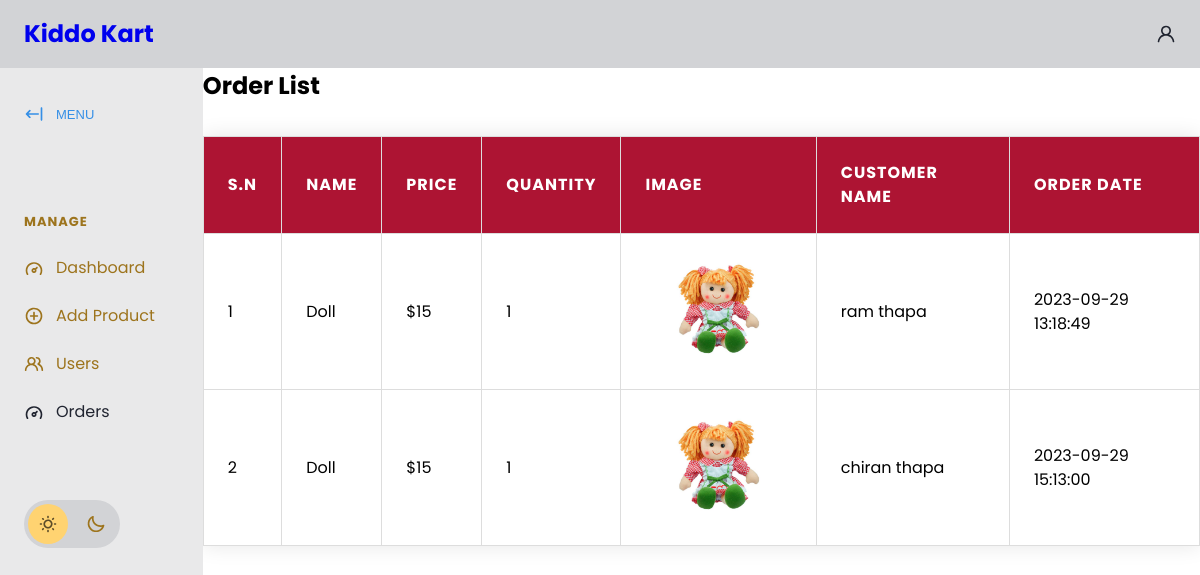
Before: /php/viewproducts.php with the older database file.
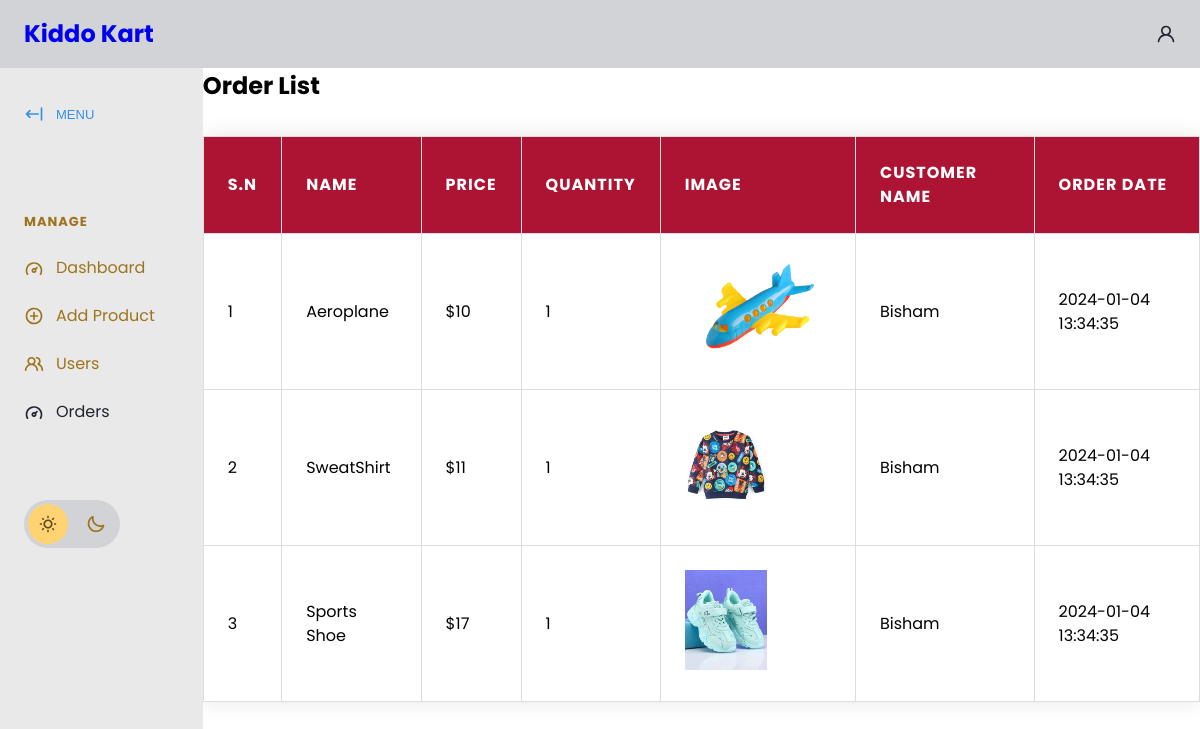
After: the same page with the newer database file.
### tables this page shows
CREATE TABLE `orders` (
  `order_id` int(11) NOT NULL,
  `product_id` int(11) DEFAULT NULL,
  `users_id` int(11) DEFAULT NULL,
  `order_quantity` int(11) NOT NULL,
  `Order_Date` timestamp NOT NULL DEFAULT current_timestamp() ON UPDATE current_timestamp()
);

CREATE TABLE `products` (
  `id` int(11) NOT NULL,
  `categories` varchar(227) NOT NULL,
  `product_name` varchar(225) DEFAULT NULL,
  `product_price` varchar(225) DEFAULT NULL,
  `product_img` varchar(225) DEFAULT NULL,
  `c_id` int(11) DEFAULT NULL,
  `descriptions` varchar(200) DEFAULT NULL
);

CREATE TABLE `users` (
  `ID` int(11) NOT NULL,
  `Username` varchar(100) DEFAULT NULL,
  `Email` varchar(100) DEFAULT NULL,
  `Password` varchar(100) DEFAULT NULL,
  `Age` int(11) DEFAULT NULL,
  `UserRole` varchar(10) NOT NULL,
  `Phone_No` varchar(200) NOT NULL
);

### php/viewproducts.php (the view, shortened to what this page needs)
<?php
include_once('connection.php');
?>
<!DOCTYPE html>
<html lang="en">
<head>
    <link rel="stylesheet" href="https://cdn.jsdelivr.net/npm/modern-normalize@1.1.0/modern-normalize.min.css">
    <link href='https://unpkg.com/boxicons@2.1.4/css/boxicons.min.css' rel='stylesheet'>
    <link rel="stylesheet" href="app.css">
    <link rel="stylesheet" href="./product.css">
</head>
<body>
    <header id="main-header">
        <nav>
            <ul>
                <li id="main-header__logo">
                    <a href="#">
                        <h1>Kiddo Kart</h1>
                    </a>
                </li>
            </ul>
            <a href="#">
                <svg>
                    <use xlink:href="#icon-user"></use>
                </svg>
            </a>
        </nav>
    </header>
    <section id="main">
        <div id="sidebar">
            <button id="sidebar__collapse">
                <svg>
                    <use xlink:href="#icon-collapse"></use>
                </svg>
                <span>MENU</span>
            </button>
            <nav id="sidebar__nav">
            <ul>
               <li class="menu-heading"><span>Manage</span></li>
               <li>
                  <a href="admindb.php">
                     <svg>
                        <use xlink:href="#icon-dashboard"></use>
                     </svg>
                     <span>Dashboard</span>
                  </a>
               </li>
               <li>
                  <a href="./addproduct.php">
                     <svg>
                        <use xlink:href="#icon-add"></use>
                     </svg>
                     <span>Add Product</span>
                  </a>
               </li>
               <li>
                  <a href="userlist.php">
                     <svg>
                        <use xlink:href="#icon-users"></use>
                     </svg>
                     <span>Users</span>
                  </a>
               </li>
                    <li>
                        <a href="#" class="active">
                            <svg>
                                <use xlink:href="#icon-dashboard"></use>
                            </svg>
                            <span>Orders</span>
                        </a>
                    </li>
            </nav>
            <div id="sidebar__theme-switcher">
                <svg id="sidebar__theme-switcher__sun">
                    <use xlink:href="#icon-sun"></use>
                </svg>
                <svg id="sidebar__theme-switcher__moon">
                    <use xlink:href="#icon-moon"></use>
                </svg>
            </div>
        </div>
        <div class="form-container">
            <h1>Order List</h1>
            <div class="admin-product-form-container">
                <?php
                            $select = "SELECT  * FROM orders c
                            INNER JOIN products p ON p.id = c.product_id
                            INNER JOIN users u ON u.ID = c.users_id";
                $stmt = mysqli_prepare($conn, $select);
                mysqli_stmt_execute($stmt);
                $result = mysqli_stmt_get_result($stmt);
                $sn = 1;
                ?>
                <div class="product-display">
                    <table class="product-display-table">
                        <thead>
                            <tr>
                                <th>S.N</th>
                                <th>Name</th>
                                <th>Price</th>
                                <th>Quantity</th>
                                <th>Image</th>
                                <th>Customer name</th>
                                <th>Order Date</th>
                            </tr>
                        </thead>
                        <?php
                        while ($row = mysqli_fetch_assoc($result)) {
                            ?>
                            <tr>
                                <td>
                                    <?php echo $sn++; ?>
                                </td>
                                <td>
                                    <?php echo $row['product_name']; ?>
                                </td>
                                <td>
                                    <?php echo "$".$row['product_price']; ?>
                                </td>
                                <td>
                                    <?php echo $row['order_quantity']; ?>
                                </td>
                                <td><img src="./upload_image/<?php echo $row['product_img']; ?>" height="100"></td>
                                <td><?php echo $row['Username'] ?></td>
                                <td>
                                <?php echo $row['Order_Date']; ?>
                                </td>
                            </tr>
                        <?php } ?>
                    </table>
                </div>
            </div>
        </div>
    </section>
</body>
</html>

### php/app.css (style rules this page uses)
:root { --gray-base: #202430; --gray-shade-60: #13161D; --gray-tint-30: #912941; --gray-tint-50: #9d741d; --gray-tint-80: #D2D3D6; --gray-alpha-80: rgb(32 36 48 / .8); --gray-tint-90: #E9E9EA; --white-base: #fff; --primary-base: #358FE6; --extras-sun: #FFD371; --extras-moon: #7190FF; --extras-black-alpha-64: rgb(0 0 0 / .64); --extras-white-alpha-64: rgb(255 255 255 / .64); }
:root[data-theme="light"] { --main-header-bg: var(--gray-tint-80); --top-bar-icon-fill: var(--gray-base); --sidebar-bg: var(--gray-tint-90); --sidebar-icon-fill: var(--gray-tint-50); --sidebar-icon-active-fill: var(--gray-base); --sidebar-link-color: var(--gray-tint-50); --sidebar-link-active-color: var(--gray-base); --sidebar-menu-heading-color: var(--gray-tint-50); --theme-switcher-bg: var(--gray-tint-80); --theme-switcher-indicator: var(--extras-sun); --theme-switcher-indicator-pos: .25rem; --sun-icon-fill: var(--extras-black-alpha-64); --moon-icon-fill: var(--gray-tint-50); --main-header-link-color: var(--gray-base); }
html { font-size: 100%; line-height: 1.4; }
body { font-family: 'Figtree', sans-serif; }
#main-header { background-color: var(--main-header-bg); padding: 1rem 1.5rem; transition: background-color .4s ease-in-out; }
#main-header nav, #main-header ul, #main-header a { display: flex; align-items: center; }
#main-header nav { justify-content: space-between; }
#main-header nav ul { list-style: none; margin: 0; padding: 0; gap: 2rem; }
#main-header svg { width: 1.5rem; height: 1.5rem; fill: var(--top-bar-icon-fill); transition: fill .4s ease-in-out; }
#main-header__logo, #main-header a span { display: none; }
#main { position: relative; }
#sidebar { background-color: var(--sidebar-bg); padding: 1.5rem 0 1.5rem 1.5rem; position: absolute; top: 0; display: flex; flex-direction: column; gap: 4rem; min-height: 200%; align-items: flex-start; transform: translate3d(-100%, 0, 0); transition: transform .4s ease-in-out, background-color .4s ease-in-out; }
#sidebar svg { width: 1.25rem; height: 1.25rem; fill: var(--sidebar-icon-fill); transition: fill .4s ease-in-out; }
#sidebar__collapse { display: none; }
#sidebar__nav ul { list-style: none; padding: 0; margin: 0; }
#sidebar__nav ul a { display: flex; padding: .75rem 0; gap: .75rem; align-items: center; text-decoration: none; color: var(--sidebar-link-color); padding-right: 3rem; transition: color .3s ease-in-out; }
#sidebar__nav ul a.active { color: var(--sidebar-link-active-color); }
#sidebar__nav ul a.active svg { fill: var(--sidebar-icon-active-fill); }
.menu-heading { color: var(--sidebar-menu-heading-color); font-size: 81.25%; text-transform: uppercase; font-weight: 700; letter-spacing: 1px; padding: .75rem 0; }
#sidebar__theme-switcher { background-color: var(--theme-switcher-bg); border-radius: 50px; display: flex; align-items: center; padding: 0.875rem; gap: 1.75rem; position: relative; cursor: pointer; transition: background-color .4s ease-in-out; }
#sidebar__theme-switcher::before { content: ''; position: absolute; width: 2.5rem; height: 2.5rem; background-color: var(--theme-switcher-indicator); border-radius: 50px; z-index: 0; left: 0; transform: translateX(var(--theme-switcher-indicator-pos)); transition: transform .4s ease-in-out; }
#sidebar__theme-switcher svg { z-index: 1; }
#sidebar #sidebar__theme-switcher__sun { fill: var(--sun-icon-fill); }
#sidebar #sidebar__theme-switcher__moon { fill: var(--moon-icon-fill); }
@media screen and (min-width: 768px) { #main-header__logo { display: block; } }
@media screen and (min-width: 768px) { #main-header svg { width: 1.25rem; height: 1.25rem; } }
@media screen and (min-width: 768px) { #main-header a { text-decoration: none; } }
@media screen and (min-width: 768px) { #main-header a { gap: .5rem; } }
@media screen and (min-width: 768px) { #sidebar { position: relative; transform: none; } }
@media screen and (min-width: 768px) { #main { display: grid; grid-template-columns: auto 1fr; } }
@media screen and (min-width: 768px) { #sidebar__collapse { display: flex; align-items: center; gap: .75rem; padding: .75rem 0; appearance: none; background: transparent; border: none; font-size: 81.25%; color: var(--primary-base); cursor: pointer; } }
@media screen and (min-width: 768px) { #sidebar__collapse svg { fill: var(--primary-base); } }

Changed rows visible on the page:
removed orders: product.product_name "Doll", product.product_price "15", order_quantity "1", product.product_img (picture), users.Username "ram thapa", Order_Date "2023-09-29 13:18:49"
removed orders: product.product_name "Doll", product.product_price "15", order_quantity "1", product.product_img (picture), users.Username "chiran thapa", Order_Date "2023-09-29 15:13:00"
added orders: product.product_name "Aeroplane", product.product_price "10", order_quantity "1", product.product_img (picture), users.Username "Bisham", Order_Date "2024-01-04 13:34:35"
added orders: product.product_name "SweatShirt", product.product_price "11", order_quantity "1", product.product_img (picture), users.Username "Bisham", Order_Date "2024-01-04 13:34:35"
added orders: product.product_name "Sports Shoe", product.product_price "17", order_quantity "1", product.product_img (picture), users.Username "Bisham", Order_Date "2024-01-04 13:34:35"
